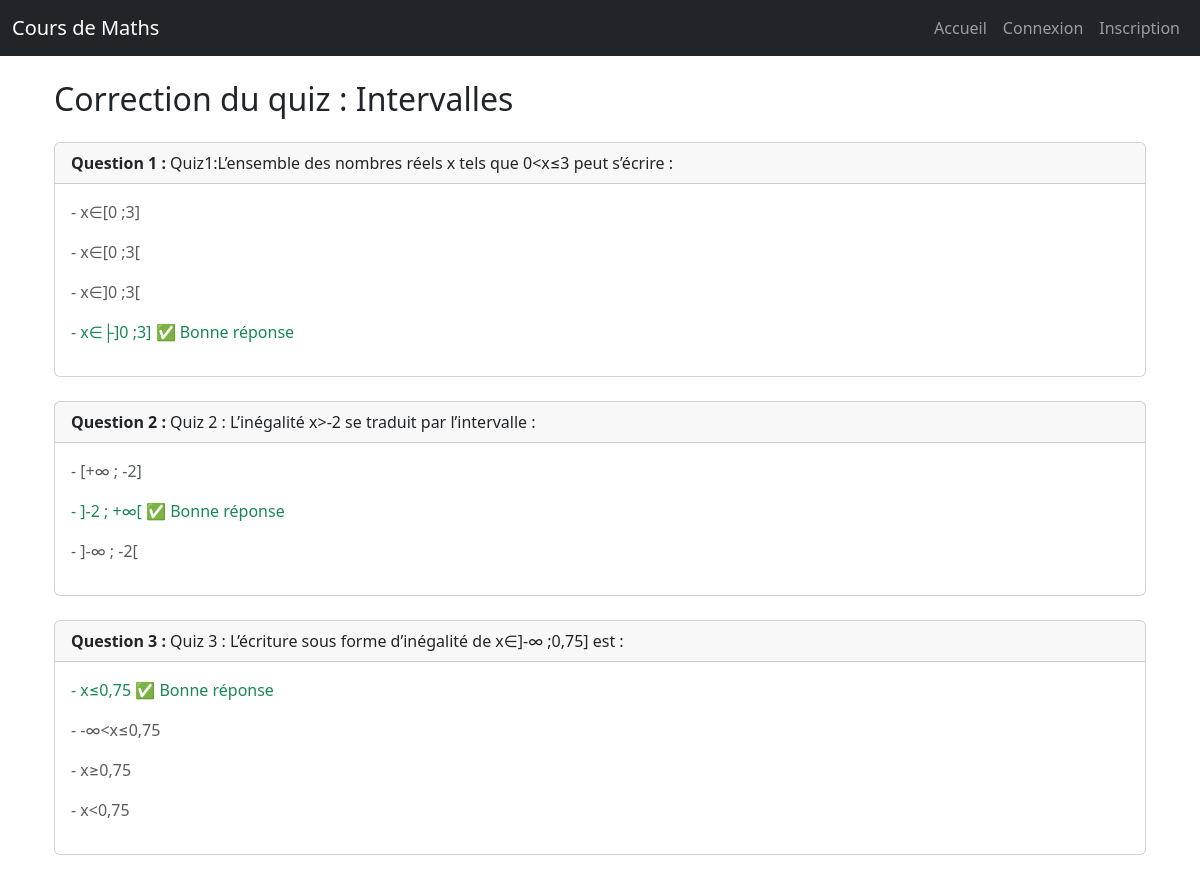
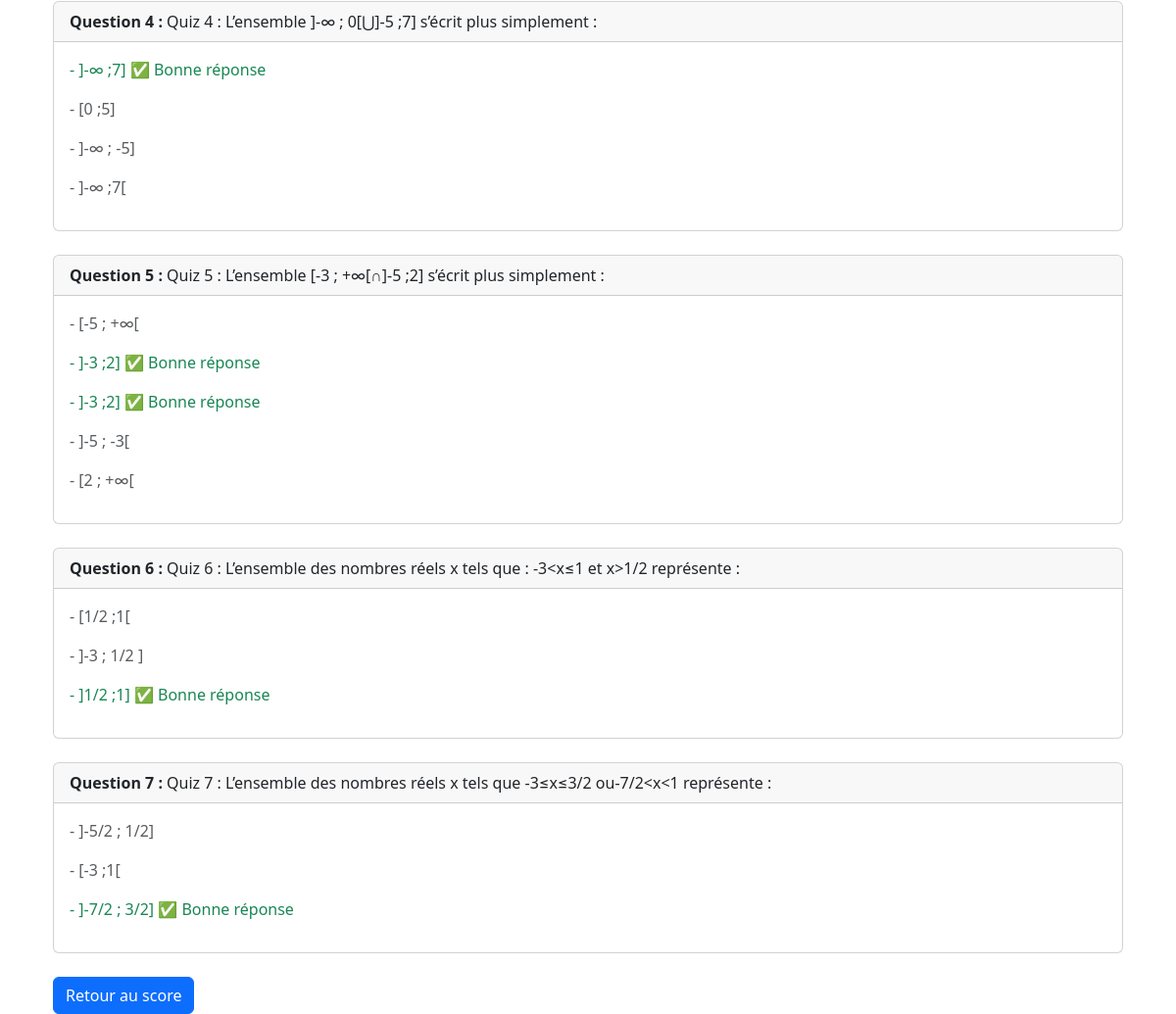
/quiz/2/correction/, run on the app's committed database (2 pictures, top to bottom).
### cours_maths/models.py (models this page shows, shortened)
class Quiz(models.Model):
    titre = models.CharField(max_length=200)
    duree = models.IntegerField(help_text="Durée en minutes")
    chapitre = models.ForeignKey(Chapitre, on_delete=models.CASCADE, related_name="quiz")

class Question(models.Model):
    texte = models.TextField()
    image = models.ImageField(upload_to='questions_images/', null=True, blank=True)  # ✅ Ajout du champ image
    quiz = models.ForeignKey(Quiz, on_delete=models.CASCADE, related_name="questions")

class Reponse(models.Model):
    question = models.ForeignKey(Question, on_delete=models.CASCADE, related_name='reponses')
    texte = models.CharField(max_length=255)
    est_correcte = models.BooleanField(default=False)

### cours_maths/views.py (the view)
# urls.py: path('quiz/<int:quiz_id>/correction/', views.correction_quiz, name='quiz_correction'),
def correction_quiz(request, quiz_id):
    quiz = get_object_or_404(Quiz, id=quiz_id)
    questions = quiz.questions.prefetch_related('reponses')
    return render(request, 'cours_maths/quiz_correction.html', {
        'quiz': quiz,
        'questions': questions
    })

### cours_maths/templates/cours_maths/quiz_correction.html (shortened to what this page needs)
{% extends 'cours_maths/base.html' %}
{% block content %}
  <div class="container">
    <h2>Correction du quiz : {{ quiz.titre }}</h2>
    {% for question in questions %}
      <div class="card my-4">
        <div class="card-header">
          <strong>Question {{ forloop.counter }} :</strong> {{ question.texte }}
        </div>
        <div class="card-body">
          {% for reponse in question.reponses.all %}
            <p class="{% if reponse.est_correcte %}text-success{% else %}text-muted{% endif %}">
              - {{ reponse.texte }}
              {% if reponse.est_correcte %}
                ✅ Bonne réponse
              {% endif %}
            </p>
          {% endfor %}
        </div>
      </div>
    {% endfor %}
    <a href="{% url 'quiz_resultat' quiz.id %}" class="btn btn-primary">Retour au score</a>
  </div>
{% endblock %}

### data on the page
Quiz: titre "Intervalles"
Question: texte "Quiz1:L’ensemble des nombres réels x tels que 0<x≤3 peut s’écrire :"
Reponse: texte "x∈[0 ;3]"
Reponse: texte "x∈[0 ;3["
Reponse: texte "x∈]0 ;3["
Reponse: texte "x∈├]0 ;3]", est_correcte "✅ Bonne réponse"
Question: texte "Quiz 2 : L’inégalité x>-2 se traduit par l’intervalle :"
Reponse: texte "[+∞ ; -2]"
Reponse: texte "]-2 ; +∞[", est_correcte "✅ Bonne réponse"
Reponse: texte "]-∞ ; -2["
Question: texte "Quiz 3 : L’écriture sous forme d’inégalité de x∈]-∞ ;0,75] est :"
Reponse: texte "x≤0,75", est_correcte "✅ Bonne réponse"
Reponse: texte "-∞<x≤0,75"
Reponse: texte "x≥0,75"
Reponse: texte "x<0,75"
Question: texte "Quiz 4 : L’ensemble ]-∞ ; 0[⋃]-5 ;7] s’écrit plus simplement :"
Reponse: texte "]-∞ ;7]", est_correcte "✅ Bonne réponse"
Reponse: texte "[0 ;5]"
Reponse: texte "]-∞ ; -5]"
Reponse: texte "]-∞ ;7["
Question: texte "Quiz 5 : L’ensemble [-3 ; +∞[∩]-5 ;2] s’écrit plus simplement :"
Reponse: texte "[-5 ; +∞["
Reponse: texte "]-3 ;2]", est_correcte "✅ Bonne réponse"
Reponse: texte "]-3 ;2]", est_correcte "✅ Bonne réponse"
Reponse: texte "]-5 ; -3["
Reponse: texte "[2 ; +∞["
Question: texte "Quiz 6 : L’ensemble des nombres réels x tels que : -3<x≤1 et x>1/2 représente :"
Reponse: texte "[1/2 ;1["
Reponse: texte "]-3 ; 1/2 ]"
Reponse: texte "]1/2 ;1]", est_correcte "✅ Bonne réponse"
Question: texte "Quiz 7 : L’ensemble des nombres réels x tels que -3≤x≤3/2 ou-7/2<x<1 représente :"
Reponse: texte "]-5/2 ; 1/2]"
Reponse: texte "[-3 ;1["
Reponse: texte "]-7/2 ; 3/2]", est_correcte "✅ Bonne réponse"
